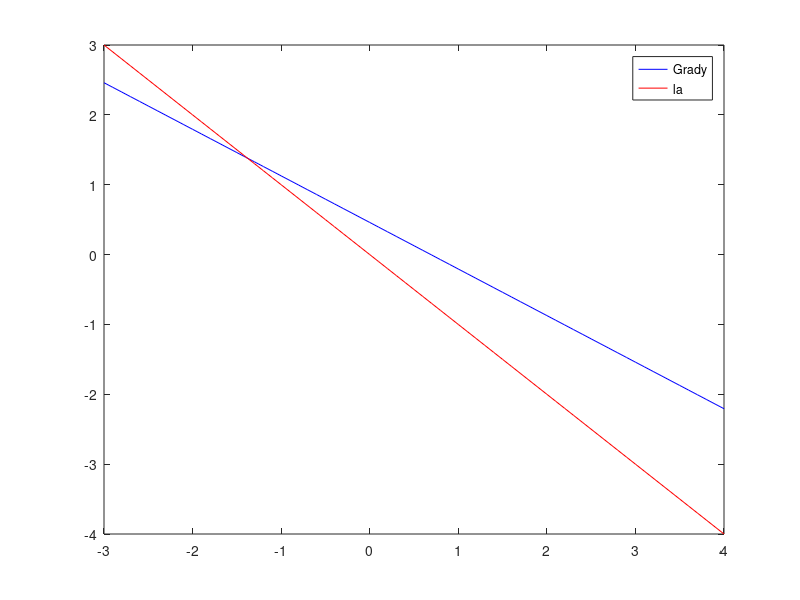

The MATLAB script that drew this image:
x = -3:0.1:4;
y1 = 1.0 / 3.0 * log10(24.0) - 2.0 / 3.0 * x;
y2 = -x;
plot(x, y1, '-b');
hold on;
plot(x, y2, '-r');
legend({'Grady', 'la'});